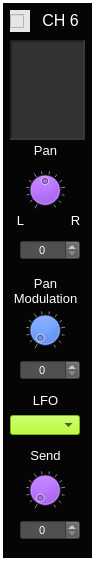
  <widget class="CustomFrame" name="frame_MixerChannel_6">
   <property name="geometry">
    <rect>
     <x>510</x>
     <y>10</y>
     <width>95</width>
     <height>561</height>
    </rect>
   </property>
   <property name="styleSheet">
    <string notr="true">background-color: rgb(5, 5, 5);
color: rgb(255, 255, 255);</string>
   </property>
   <property name="frameShape">
    <enum>QFrame::Panel</enum>
   </property>
   <property name="frameShadow">
    <enum>QFrame::Plain</enum>
   </property>
   <property name="lineWidth">
    <number>3</number>
   </property>
   <property name="midLineWidth">
    <number>1</number>
   </property>
   <widget class="QLabel" name="label_ADSRtitle_6">
    <property name="geometry">
     <rect>
      <x>40</x>
      <y>10</y>
      <width>41</width>
      <height>20</height>
     </rect>
    </property>
    <property name="font">
     <font>
      <pointsize>12</pointsize>
     </font>
    </property>
    <property name="styleSheet">
     <string notr="true">color: rgb(255, 255, 255);</string>
    </property>
    <property name="text">
     <string>CH 6</string>
    </property>
    <property name="alignment">
     <set>Qt::AlignCenter</set>
    </property>
   </widget>
   <widget class="QTextEdit" name="textEdit_MixerChanText_6">
    <property name="geometry">
     <rect>
      <x>10</x>
      <y>40</y>
      <width>75</width>
      <height>100</height>
     </rect>
    </property>
    <property name="focusPolicy">
     <enum>Qt::NoFocus</enum>
    </property>
    <property name="styleSheet">
     <string notr="true">background-color: rgb(50,50,50);</string>
    </property>
    <property name="frameShape">
     <enum>QFrame::Panel</enum>
    </property>
    <property name="lineWidth">
     <number>2</number>
    </property>
    <property name="midLineWidth">
     <number>2</number>
    </property>
    <property name="readOnly">
     <bool>true</bool>
    </property>
   </widget>
   <widget class="QLabel" name="label_161">
    <property name="geometry">
     <rect>
      <x>25</x>
      <y>140</y>
      <width>41</width>
      <height>21</height>
     </rect>
    </property>
    <property name="font">
     <font>
      <pointsize>10</pointsize>
     </font>
    </property>
    <property name="styleSheet">
     <string notr="true">color: rgb(255, 255, 255);</string>
    </property>
    <property name="text">
     <string>Pan</string>
    </property>
    <property name="alignment">
     <set>Qt::AlignCenter</set>
    </property>
   </widget>
   <widget class="CustomDial" name="dial_MixerChPan_6">
    <property name="geometry">
     <rect>
      <x>25</x>
      <y>170</y>
      <width>40</width>
      <height>40</height>
     </rect>
    </property>
    <property name="focusPolicy">
     <enum>Qt::NoFocus</enum>
    </property>
    <property name="styleSheet">
     <string notr="true">background-color: rgb(170, 85, 255);</string>
    </property>
    <property name="minimum">
     <number>0</number>
    </property>
    <property name="maximum">
     <number>100</number>
    </property>
    <property name="value">
     <number>50</number>
    </property>
    <property name="wrapping">
     <bool>false</bool>
    </property>
    <property name="notchTarget">
     <double>8.000000000000000</double>
    </property>
    <property name="notchesVisible">
     <bool>true</bool>
    </property>
   </widget>
   <widget class="QLabel" name="label_162">
    <property name="geometry">
     <rect>
      <x>10</x>
      <y>210</y>
      <width>21</width>
      <height>21</height>
     </rect>
    </property>
    <property name="font">
     <font>
      <pointsize>10</pointsize>
     </font>
    </property>
    <property name="styleSheet">
     <string notr="true">color: rgb(255, 255, 255);</string>
    </property>
    <property name="text">
     <string>L</string>
    </property>
    <property name="alignment">
     <set>Qt::AlignCenter</set>
    </property>
   </widget>
   <widget class="QLabel" name="label_163">
    <property name="geometry">
     <rect>
      <x>65</x>
      <y>210</y>
      <width>21</width>
      <height>21</height>
     </rect>
    </property>
    <property name="font">
     <font>
      <pointsize>10</pointsize>
     </font>
    </property>
    <property name="styleSheet">
     <string notr="true">color: rgb(255, 255, 255);</string>
    </property>
    <property name="text">
     <string>R</string>
    </property>
    <property name="alignment">
     <set>Qt::AlignCenter</set>
    </property>
   </widget>
   <widget class="QLabel" name="label_164">
    <property name="geometry">
     <rect>
      <x>10</x>
      <y>270</y>
      <width>71</width>
      <height>41</height>
     </rect>
    </property>
    <property name="font">
     <font>
      <pointsize>10</pointsize>
     </font>
    </property>
    <property name="styleSheet">
     <string notr="true">color: rgb(255, 255, 255);</string>
    </property>
    <property name="text">
     <string>Pan
Modulation</string>
    </property>
    <property name="alignment">
     <set>Qt::AlignCenter</set>
    </property>
   </widget>
   <widget class="QLabel" name="label_165">
    <property name="geometry">
     <rect>
      <x>25</x>
      <y>445</y>
      <width>41</width>
      <height>21</height>
     </rect>
    </property>
    <property name="font">
     <font>
      <pointsize>10</pointsize>
     </font>
    </property>
    <property name="styleSheet">
     <string notr="true">color: rgb(255, 255, 255);</string>
    </property>
    <property name="text">
     <string>Send</string>
    </property>
    <property name="alignment">
     <set>Qt::AlignCenter</set>
    </property>
   </widget>
   <widget class="CustomDial" name="dial_MixerChSend_6">
    <property name="geometry">
     <rect>
      <x>25</x>
      <y>470</y>
      <width>40</width>
      <height>40</height>
     </rect>
    </property>
    <property name="focusPolicy">
     <enum>Qt::NoFocus</enum>
    </property>
    <property name="styleSheet">
     <string notr="true">background-color: rgb(170, 85, 255);</string>
    </property>
    <property name="maximum">
     <number>100</number>
    </property>
    <property name="value">
     <number>0</number>
    </property>
    <property name="wrapping">
     <bool>false</bool>
    </property>
    <property name="notchTarget">
     <double>8.000000000000000</double>
    </property>
    <property name="notchesVisible">
     <bool>true</bool>
    </property>
   </widget>
   <widget class="CustomComboBox" name="comboBox_MixerChPanModLfo_6">
    <property name="geometry">
     <rect>
      <x>10</x>
      <y>415</y>
      <width>70</width>
      <height>20</height>
     </rect>
    </property>
    <property name="font">
     <font>
      <pointsize>8</pointsize>
     </font>
    </property>
    <property name="focusPolicy">
     <enum>Qt::NoFocus</enum>
    </property>
    <property name="styleSheet">
     <string notr="true">selection-background-color: rgb(255, 0, 0);
color: rgb(0,0,0);
border-color: rgb(0, 0, 0);
background-color: rgb(170, 255, 0);
</string>
    </property>
    <property name="currentText">
     <string/>
    </property>
    <property name="currentIndex">
     <number>-1</number>
    </property>
    <property name="maxVisibleItems">
     <number>4</number>
    </property>
   </widget>
   <widget class="QLabel" name="label_101">
    <property name="geometry">
     <rect>
      <x>20</x>
      <y>390</y>
      <width>51</width>
      <height>21</height>
     </rect>
    </property>
    <property name="font">
     <font>
      <pointsize>10</pointsize>
     </font>
    </property>
    <property name="styleSheet">
     <string notr="true">color: rgb(255, 255, 255);</string>
    </property>
    <property name="text">
     <string>LFO</string>
    </property>
    <property name="alignment">
     <set>Qt::AlignCenter</set>
    </property>
   </widget>
   <widget class="CustomDial" name="dial_MixerChPanModLevel_6">
    <property name="geometry">
     <rect>
      <x>25</x>
      <y>310</y>
      <width>40</width>
      <height>40</height>
     </rect>
    </property>
    <property name="focusPolicy">
     <enum>Qt::NoFocus</enum>
    </property>
    <property name="styleSheet">
     <string notr="true">background-color: rgb(0, 85, 255);</string>
    </property>
    <property name="minimum">
     <number>0</number>
    </property>
    <property name="maximum">
     <number>100</number>
    </property>
    <property name="value">
     <number>0</number>
    </property>
    <property name="wrapping">
     <bool>false</bool>
    </property>
    <property name="notchTarget">
     <double>8.000000000000000</double>
    </property>
    <property name="notchesVisible">
     <bool>true</bool>
    </property>
   </widget>
   <widget class="QSpinBox" name="spinBox_MixerChPanModLevel_6">
    <property name="geometry">
     <rect>
      <x>20</x>
      <y>360</y>
      <width>60</width>
      <height>20</height>
     </rect>
    </property>
    <property name="font">
     <font>
      <pointsize>8</pointsize>
     </font>
    </property>
    <property name="focusPolicy">
     <enum>Qt::NoFocus</enum>
    </property>
    <property name="styleSheet">
     <string notr="true">background-color: rgb(80,80,80);
color: rgb(255, 255, 255);</string>
    </property>
    <property name="alignment">
     <set>Qt::AlignCenter</set>
    </property>
    <property name="readOnly">
     <bool>false</bool>
    </property>
    <property name="accelerated">
     <bool>true</bool>
    </property>
    <property name="maximum">
     <number>100</number>
    </property>
    <property name="value">
     <number>0</number>
    </property>
   </widget>
   <widget class="CustomCheckBox" name="checkBox_MixerChanActivity_6">
    <property name="geometry">
     <rect>
      <x>10</x>
      <y>10</y>
      <width>20</width>
      <height>22</height>
     </rect>
    </property>
    <property name="font">
     <font>
      <pointsize>12</pointsize>
     </font>
    </property>
    <property name="focusPolicy">
     <enum>Qt::NoFocus</enum>
    </property>
    <property name="styleSheet">
     <string notr="true">background-color: rgb(231, 231, 231);</string>
    </property>
    <property name="text">
     <string/>
    </property>
    <property name="checkable">
     <bool>true</bool>
    </property>
   </widget>
   <widget class="QSpinBox" name="spinBox_MixerChPan_6">
    <property name="geometry">
     <rect>
      <x>20</x>
      <y>240</y>
      <width>60</width>
      <height>20</height>
     </rect>
    </property>
    <property name="font">
     <font>
      <pointsize>8</pointsize>
     </font>
    </property>
    <property name="focusPolicy">
     <enum>Qt::NoFocus</enum>
    </property>
    <property name="styleSheet">
     <string notr="true">background-color: rgb(80,80,80);
color: rgb(255, 255, 255);</string>
    </property>
    <property name="alignment">
     <set>Qt::AlignCenter</set>
    </property>
    <property name="readOnly">
     <bool>false</bool>
    </property>
    <property name="accelerated">
     <bool>true</bool>
    </property>
    <property name="maximum">
     <number>100</number>
    </property>
    <property name="value">
     <number>0</number>
    </property>
   </widget>
   <widget class="QSpinBox" name="spinBox_MixerChSend_6">
    <property name="geometry">
     <rect>
      <x>20</x>
      <y>520</y>
      <width>60</width>
      <height>20</height>
     </rect>
    </property>
    <property name="font">
     <font>
      <pointsize>8</pointsize>
     </font>
    </property>
    <property name="focusPolicy">
     <enum>Qt::NoFocus</enum>
    </property>
    <property name="styleSheet">
     <string notr="true">background-color: rgb(80,80,80);
color: rgb(255, 255, 255);</string>
    </property>
    <property name="alignment">
     <set>Qt::AlignCenter</set>
    </property>
    <property name="readOnly">
     <bool>false</bool>
    </property>
    <property name="accelerated">
     <bool>true</bool>
    </property>
    <property name="maximum">
     <number>100</number>
    </property>
    <property name="value">
     <number>0</number>
    </property>
   </widget>
  </widget>
